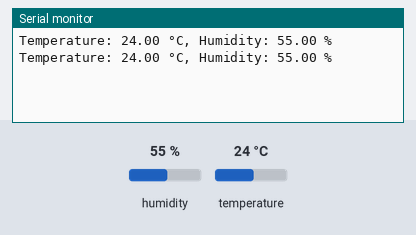
Recording of a sketch running on a simulated ESP8266 (NodeMCU). On the bench: the last lines printed to the serial monitor. The inputs (shaded band) are chosen by the test bench; at power-on: humidity 55 %, temperature 24 °C.

Above: at 4.8 s.
4.9 s: humidity set to 22 %
At 6.9 s:
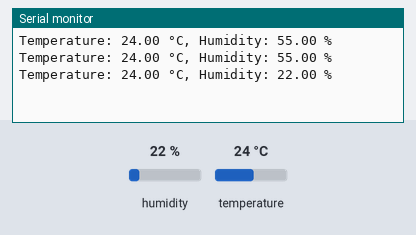
7.9 s: temperature set to 12 °C
At 9.2 s:
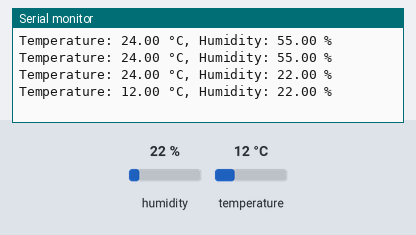
10.9 s: humidity set to 40 %
At 12.8 s:
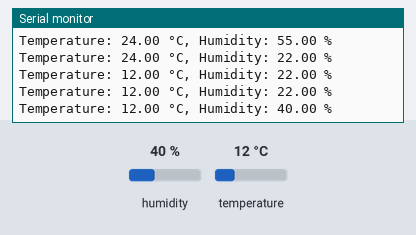
Timing chart, 0 to 14.3 s (numbered marks = the images above; inputs shaded):
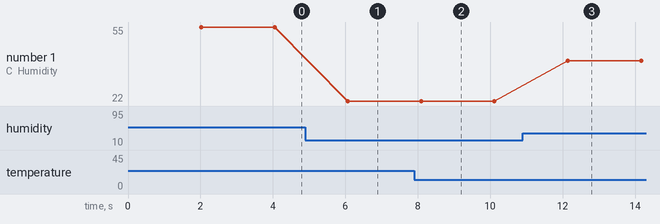

Measured:
- after the input at 4.9 s, the serial monitor: prints a new line after 1.2 s (image 1)
- after the input at 7.9 s, the serial monitor: prints a new line after 0.19 s (image 2)
- after the input at 10.9 s, the serial monitor: prints a new line after 1.2 s (image 3)
- plotted number 1: 55 → 22 after the input at 4.9 s, 22 → 40 after the input at 10.9 s

The sketch:

EXP_01.ino
```cpp
#include <DHT.h>

// Define DHT pin and type
#define DHTPIN D7           // Use D7 (GPIO2) on NodeMCU
#define DHTTYPE DHT11       // DHT 11

DHT dht(DHTPIN, DHTTYPE);

void setup() {
  Serial.begin(115200);
  dht.begin();
}

void loop() {
  delay(2000); // Wait 2 seconds between readings

  float humidity = dht.readHumidity();
  float temperature = dht.readTemperature(); // Celsius

  // Check if any reads failed
  if (isnan(humidity) || isnan(temperature)) {
    Serial.println("Failed to read from DHT sensor!");
    return;
  }

  Serial.print("Temperature: ");
  Serial.print(temperature);
  Serial.print(" °C, Humidity: ");
  Serial.print(humidity);
  Serial.println(" %");
}
```
